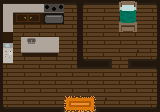

The image is a tile-based game level rendered from a .tmx file. Its description and complete source (layers, tilesets, objects, tile grids) follow:
An orthogonal 10x7 tile map with 16x16 px tiles, 1 tile layer (Capa de patrones 1).

<map version="1.10" tiledversion="1.11.2" orientation="orthogonal" renderorder="right-down" width="10" height="7" tilewidth="16" tileheight="16" infinite="0" nextlayerid="2" nextobjectid="1">
 <tileset firstgid="1" name="house-tiles" tilewidth="16" tileheight="16" tilecount="38" columns="19">
  <image source="house-tiles.png" width="304" height="32" />
 </tileset>
 <layer id="1" name="Capa de patrones 1" width="10" height="7">
  <data encoding="csv">
12,13,14,15,4,3,5,9,10,4,
31,32,33,34,21,2,1,28,29,21,
16,17,18,19,21,2,1,1,1,21,
35,36,37,38,21,22,25,1,6,23,
2,1,1,1,30,5,26,1,27,4,
2,1,1,1,1,1,1,1,1,21,
22,24,24,25,7,8,6,24,24,23
</data>
 </layer>
</map>